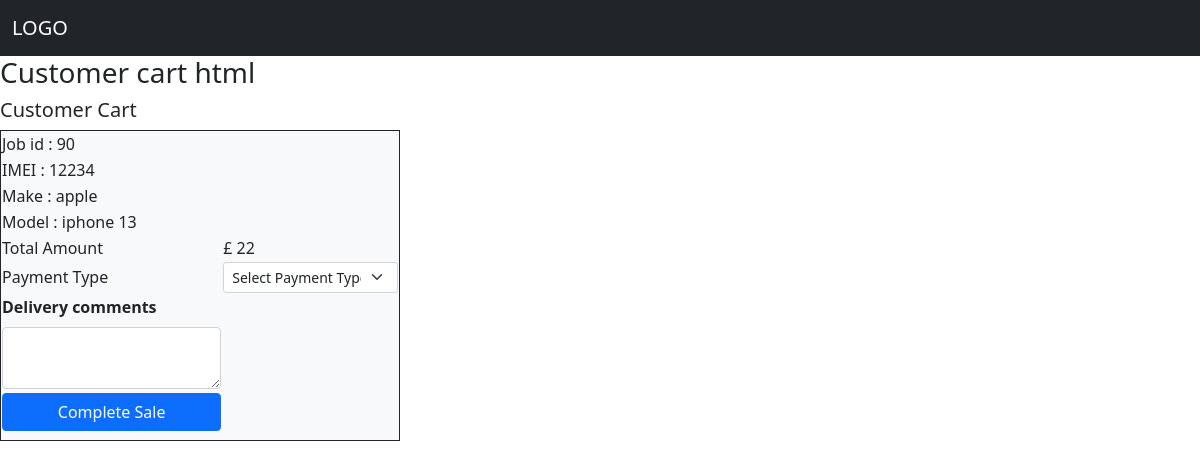
Page /customer_cart/149 on the committed database.
### Retail/models.py (models this page shows, shortened)
class Customer_cart(models.Model):
    c_cart = models.ForeignKey(Jobs, on_delete = models.CASCADE, null=True, blank=True)
    deliver_cost = models.CharField(max_length=250, null = True, blank=True)
    payment_type = models.ForeignKey(Payment_type,  on_delete=models.CASCADE, null = True, blank=True)
    reciept = models.ForeignKey(Reciepts,  on_delete=models.CASCADE, null = True, blank=True)
    delivery_comments = models.CharField(max_length=250, null = True, blank=True)
    sale_person = models.ForeignKey(User, on_delete = models.CASCADE, null=True, blank=True)
    date = models.DateTimeField(null=True, blank=True)

### Jobs/models.py (models this page shows, shortened)
class Jobs(models.Model):
    customer = models.ForeignKey(Customer,on_delete = models.CASCADE, related_name = 'job_customer')
    device =  models.ForeignKey(Devices,on_delete = models.CASCADE, related_name = 'job_device', null = True, blank=True)
    make = models.ForeignKey(Make,on_delete = models.CASCADE, related_name = 'job_make', null=True, blank=True)
    model = models.ForeignKey(Model,on_delete = models.CASCADE, related_name = 'job_model', null=True, blank=True)
    fault =  models.ForeignKey(Fault,on_delete = models.CASCADE, related_name = 'job_faults', null=True, blank=True)
    description = models.TextField(null=True, blank=True)
    imei = models.CharField(max_length=250, null=True, blank=True)
    accessories = models.ForeignKey(Accessories,on_delete = models.CASCADE, related_name = 'job_acessories', null=True, blank=True)
    sale_item = models.ForeignKey(Sale_item,on_delete = models.CASCADE, related_name = 'sale_acessories', null=True, blank=True)
    passcode = models.CharField(max_length=250, null=True, blank=True)
    network = models.ForeignKey(Network,on_delete = models.CASCADE, related_name = 'job_network', null=True, blank=True)
    cost = models.IntegerField(null=True, blank=True)
    vat = models.IntegerField(null=True, blank=True)
    Total_cost = models.IntegerField(null=True, blank=True)
    job_status = models.ForeignKey(Job_status,on_delete = models.CASCADE, related_name = 'job_job_status', null=True, blank=True)
    collection_time = models.DateTimeField(null=True, blank=True)
    payment_status = models.CharField(choices= PAYMENT_STATUS, max_length=250, null=True, blank=True)
    created_date = models.DateTimeField(null=True, blank=True)
    created_by = models.ForeignKey(User, on_delete = models.CASCADE, null=True, blank=True)
    completed = models.BooleanField(default=False)
    def get_vat(self):
        return self.cost * 20 / 100
    v = get_vat

class Make(models.Model):
    device = models.ForeignKey(Devices,on_delete=models.CASCADE, related_name='make_device')
    make = models.CharField(max_length=250)
    def __str__(self):
        return self.make

class Model(models.Model):
    make = models.ForeignKey(Make,on_delete=models.CASCADE)
    model = models.CharField(max_length=250)
    def __str__(self):
        return self.model

### Retail/views.py (the view, shortened to what this page needs)
# urls.py: path('customer_cart/<str:id>', views.customer_cart, name='customer_cart'),
def customer_cart(request,id):
    cart = Customer_cart.objects.filter(id=id)
    payment_type = Payment_type.objects.all()
    context = {'cart_context':cart,"payment_type_context": payment_type}
    return render(request,'customer_cart.html',context)

### templates/customer_cart.html (shortened to what this page needs)
{% extends 'base.html' %}
{% block content %}
<h3>Customer cart html</h3>
<table class="col border border-dark bg-light col-md-4">
    <h5>Customer Cart</h5>
    {% for cart_context in cart_context %}
    <tr>
        <td>Job id : {{cart_context.c_cart.id}} <br></td>
     </tr>
     <tr>
        <td>IMEI : {{cart_context.c_cart.imei}} <br></td>
     </tr>
     <tr>
        <td>Make  : {{cart_context.c_cart.make}} <br></td>
     </tr>
     <tr>
        <td>Model : {{cart_context.c_cart.model}} <br></td>
     </tr>
       <tr>
           <td>Total Amount</td>
          <td>  £ {{cart_context.c_cart.cost}} </td>
       </tr>
       <form method="POST" action="#">
       <tr>
             <td>Payment Type</td>
             <td><select required class="form-select form-select-sm" name="payment_type_name"  aria-label=".form-select-sm example">
                 <option selected>Select Payment Type</option>
             </select></td>
     </tr>
     <tr>
        <td>
            <label for="exampleInputEmail1" class="form-label"> <strong> Delivery comments </strong></label>
            <textarea name = "delivery_comments_name" {{job_update_context.description}}  class="form-control" id="descrition_id" placeholder="Delivery comments"> </textarea>
          </td>
    </tr>
     <tr>
         <td></td>
     </tr>
     <tr>
         <td> <button type="submit" class="btn btn-primary  col-md-12 mb-2" >Complete Sale</button></td>
     </tr>
    </form>
    {% endfor %}
   </table>
{% endblock %}

### rows in the picture
Customer_cart: c_cart.id "90", c_cart.imei "12234", c_cart.make "apple", c_cart.model "iphone 13", c_cart.cost "22"
